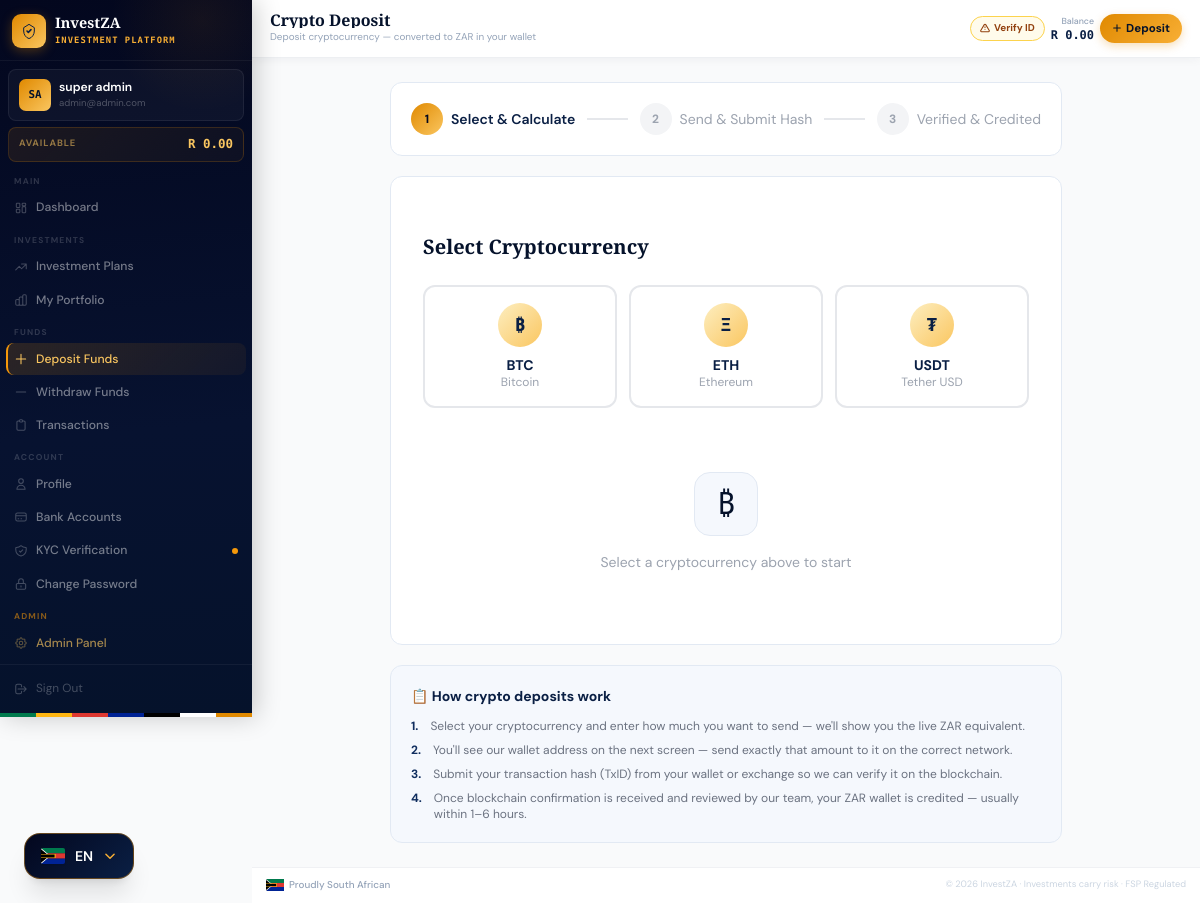
Screenshot of /deposits/crypto/ (signed in) with the database file from the repository.
### apps/accounts/models.py (models this page shows, shortened)
class User(AbstractUser):
    id = models.UUIDField(primary_key=True, default=uuid.uuid4, editable=False)
    email = models.EmailField(_('email address'), unique=True)
    phone_number = models.CharField(max_length=20, blank=True)
    date_of_birth = models.DateField(null=True, blank=True)
    id_number = models.CharField(max_length=20, blank=True, help_text="SA ID Number or Passport")
    profile_photo = models.ImageField(upload_to='profile_photos/', blank=True, null=True)
    is_verified = models.BooleanField(default=False, help_text="KYC verified user")
    is_active_investor = models.BooleanField(default=False)
    referral_code = models.CharField(max_length=8, unique=True, default=generate_referral_code)
    referred_by = models.ForeignKey(
        'self', null=True, blank=True,
        on_delete=models.SET_NULL,
        related_name='referrals'
    )
    created_at = models.DateTimeField(auto_now_add=True)
    last_seen = models.DateTimeField(null=True, blank=True)
    USERNAME_FIELD = 'email'
    REQUIRED_FIELDS = ['username', 'first_name', 'last_name']
    class Meta:
        verbose_name = 'User'
        verbose_name_plural = 'Users'
        ordering = ['-created_at']

class Wallet(models.Model):
    user = models.OneToOneField(User, on_delete=models.CASCADE, related_name='wallet')
    account_number = models.CharField(max_length=10, unique=True, default=generate_account_number)
    available_balance = models.DecimalField(max_digits=15, decimal_places=2, default=0.00)
    invested_balance = models.DecimalField(max_digits=15, decimal_places=2, default=0.00)
    total_earned = models.DecimalField(max_digits=15, decimal_places=2, default=0.00)
    pending_withdrawal = models.DecimalField(max_digits=15, decimal_places=2, default=0.00)
    created_at = models.DateTimeField(auto_now_add=True)
    updated_at = models.DateTimeField(auto_now=True)
    class Meta:
        verbose_name = 'Wallet'

### apps/deposits/models.py (models this page shows, shortened)
class CryptoCurrency(models.Model):
    name = models.CharField(max_length=50)
    symbol = models.CharField(max_length=10, unique=True)
    wallet_address = models.CharField(max_length=255)
    network = models.CharField(max_length=50, blank=True, help_text="e.g. ERC-20, TRC-20")
    logo = models.ImageField(upload_to='crypto_logos/', blank=True, null=True)
    is_active = models.BooleanField(default=True)
    minimum_deposit = models.DecimalField(max_digits=15, decimal_places=8, default=0.001)
    display_order = models.PositiveIntegerField(default=0)
    class Meta:
        verbose_name = 'Cryptocurrency'
        verbose_name_plural = 'Cryptocurrencies'
        ordering = ['display_order', 'name']

### apps/deposits/views.py (the view, shortened to what this page needs)
# urls.py: path('crypto/',                 views.crypto_deposit_create,   name='crypto_deposit_create'),
@login_required
def crypto_deposit_create(request):
    currencies = CryptoCurrency.objects.filter(is_active=True).order_by('display_order', 'name')
    errors = {}
    return render(request, 'deposits/crypto_deposit_create.html', {
        'currencies': currencies,
        'errors':     errors,
        'post':       request.POST if request.method == 'POST' else {},
    })

### apps/accounts/context_processors.py (called while the page is built)
def platform_settings(request):
    return {
        'PLATFORM_NAME': getattr(settings, 'PLATFORM_NAME', 'InvestZA'),
        'PLATFORM_CURRENCY': getattr(settings, 'PLATFORM_CURRENCY', 'ZAR'),
        'PLATFORM_CURRENCY_SYMBOL': getattr(settings, 'PLATFORM_CURRENCY_SYMBOL', 'R'),
        'SUPPORT_EMAIL': getattr(settings, 'SUPPORT_EMAIL', 'support@investza.co.za'),
        'SUPPORT_PHONE': getattr(settings, 'SUPPORT_PHONE', '+27 (0) 10 000 0000'),
    }

def admin_pending_counts(request):
    if not request.user.is_authenticated or not (request.user.is_staff or request.user.is_superuser):
        return {}
    try:
        from apps.deposits.models import BankDeposit, CryptoDeposit
        from apps.withdrawals.models import Withdrawal
        pending_deposits = (
            BankDeposit.objects.filter(status__in=['SUBMITTED', 'VERIFYING']).count() +
            CryptoDeposit.objects.filter(status__in=['SUBMITTED', 'VERIFYING']).count()
        )
        pending_withdrawals = Withdrawal.objects.filter(status='PENDING').count()
        return {
            'pending_deposits_count': pending_deposits,
            'pending_withdrawals_count': pending_withdrawals,
        }
    except Exception:
        return {}

### templates/deposits/crypto_deposit_create.html (shortened to what this page needs)
{% extends "base/dashboard_base.html" %}
{% block page_title %}Crypto Deposit{% endblock %}
{% block page_subtitle %}Deposit cryptocurrency — converted to ZAR in your wallet{% endblock %}
{% block content %}
<div class="max-w-2xl mx-auto space-y-5">
  <div class="card p-5 fade-up fade-up-1">
    <div class="flex items-center gap-3">
      <div class="flex items-center gap-2">
        <div class="w-8 h-8 rounded-full flex items-center justify-center text-xs font-bold" style="background:linear-gradient(135deg,#e08900,#fac660);color:#03071e;">1</div>
        <span class="text-navy-800 text-sm font-semibold hidden sm:block">Select & Calculate</span>
      </div>
      <div class="flex-1 h-0.5 bg-gray-200"></div>
      <div class="flex items-center gap-2">
        <div class="w-8 h-8 rounded-full bg-gray-100 flex items-center justify-center text-xs font-bold text-gray-400">2</div>
        <span class="text-gray-400 text-sm hidden sm:block">Send & Submit Hash</span>
      </div>
      <div class="flex-1 h-0.5 bg-gray-200"></div>
      <div class="flex items-center gap-2">
        <div class="w-8 h-8 rounded-full bg-gray-100 flex items-center justify-center text-xs font-bold text-gray-400">3</div>
        <span class="text-gray-400 text-sm hidden sm:block">Verified & Credited</span>
      </div>
    </div>
  </div>
  <form method="post" id="crypto-form" class="card p-8 fade-up fade-up-2 space-y-6">
    <h3 class="font-display font-bold text-navy-900 text-xl">Select Cryptocurrency</h3>
    <div class="grid grid-cols-2 sm:grid-cols-3 gap-3" id="currency-grid">
      {% for c in currencies %}
      <div class="currency-card flex flex-col items-center gap-2 p-4 rounded-xl border-2 border-gray-200 cursor-pointer transition-all hover:border-navy-400 text-center"
           data-symbol="{{ c.symbol }}" data-name="{{ c.name }}" data-network="{{ c.network }}" data-min="{{ c.minimum_deposit }}">
        <div class="w-11 h-11 rounded-full flex items-center justify-center font-bold text-lg" style="background:linear-gradient(135deg,#fdeec0,#fac660);color:#0a1f44;">
          {% if c.symbol == 'BTC' %}₿{% elif c.symbol == 'ETH' %}Ξ{% elif c.symbol == 'USDT' %}₮{% elif c.symbol == 'BNB' %}B{% elif c.symbol == 'SOL' %}◎{% else %}{{ c.symbol|slice:":1" }}{% endif %}
        </div>
        <div>
          <p class="text-navy-800 font-bold text-sm">{{ c.symbol }}</p>
          <p class="text-gray-400 text-xs leading-tight">{{ c.name }}</p>
        </div>
      </div>
      {% empty %}
      <div class="col-span-3 p-6 text-center text-gray-400 text-sm">No cryptocurrencies configured. Contact admin.</div>
      {% endfor %}
    </div>
    <div id="empty-state" class="text-center py-10">
      <div class="w-16 h-16 rounded-2xl flex items-center justify-center mx-auto mb-4" style="background:#f5f8fd;border:1px solid #e2e9f3;">
        <span class="text-3xl">₿</span>
      </div>
      <p class="text-gray-400 text-sm">Select a cryptocurrency above to start</p>
    </div>
  </form>
  <div class="p-5 rounded-xl fade-up fade-up-3" style="background:#f5f8fd;border:1px solid #e2e9f3;">
    <p class="text-navy-800 font-bold text-sm mb-3">📋 How crypto deposits work</p>
    <div class="space-y-2">
      <div class="flex gap-3 text-xs text-gray-500">
        <span class="font-bold text-navy-700 flex-shrink-0">1.</span>
        <span>Select your cryptocurrency and enter how much you want to send — we'll show you the live ZAR equivalent.</span>
      </div>
      <div class="flex gap-3 text-xs text-gray-500">
        <span class="font-bold text-navy-700 flex-shrink-0">2.</span>
        <span>You'll see our wallet address on the next screen — send exactly that amount to it on the correct network.</span>
      </div>
      <div class="flex gap-3 text-xs text-gray-500">
        <span class="font-bold text-navy-700 flex-shrink-0">3.</span>
        <span>Submit your transaction hash (TxID) from your wallet or exchange so we can verify it on the blockchain.</span>
      </div>
      <div class="flex gap-3 text-xs text-gray-500">
        <span class="font-bold text-navy-700 flex-shrink-0">4.</span>
        <span>Once blockchain confirmation is received and reviewed by our team, your ZAR wallet is credited — usually within 1–6 hours.</span>
      </div>
    </div>
  </div>
</div>
{% endblock %}

### templates/base/dashboard_base.html (shortened to what this page needs)
{% extends "base/base.html" %}
{% block body %}
<div class="iz-shell">
  <aside id="sidebar" class="iz-sidebar">
    <div class="iz-sidebar-brand">
      <div class="iz-logo-mark">
        <svg width="16" height="16" viewBox="0 0 24 24" fill="none">
          <path d="M9 12l2 2 4-4" stroke="#0a1f44" stroke-width="2.4" stroke-linecap="round" stroke-linejoin="round"/>
          <path d="M12 2L4 7v5c0 5.25 3.4 10.15 8 11.35C16.6 22.15 20 17.25 20 12V7L12 2z" stroke="#0a1f44" stroke-width="1.5" fill="none"/>
        </svg>
      </div>
      <div class="iz-brand-text">
        <span class="iz-brand-name">{{ PLATFORM_NAME }}</span>
        <span class="iz-brand-tag">Investment Platform</span>
      </div>
    </div>
    <div class="iz-user-card">
      <div class="iz-avatar">{{ request.user.first_name|first|upper }}{{ request.user.last_name|first|upper }}</div>
      <div class="iz-user-info">
        <p class="iz-user-name">{{ request.user.get_full_name }}</p>
        <p class="iz-user-email">{{ request.user.email }}</p>
      </div>
    </div>
    <div class="iz-balance-strip">
      <span class="iz-balance-label">Available</span>
      <span class="iz-balance-value">R {% if request.user.wallet %}{{ request.user.wallet.available_balance|floatformat:2 }}{% else %}0.00{% endif %}</span>
    </div>
    <nav class="iz-nav">
      <span class="iz-nav-group-label">Main</span>
      <a href="{% url 'dashboard' %}" class="iz-nav-link">
        Dashboard
      </a>
      <span class="iz-nav-group-label">Investments</span>
      <a href="{% url 'investment_list' %}" class="iz-nav-link">
        <svg class="iz-nav-icon" fill="none" stroke="currentColor" viewBox="0 0 24 24"><path stroke-linecap="round" stroke-linejoin="round" stroke-width="1.8" d="M13 7h8m0 0v8m0-8l-8 8-4-4-6 6"/></svg>
        Investment Plans
      </a>
      <a href="{% url 'my_investments' %}" class="iz-nav-link">
        My Portfolio
      </a>
      <span class="iz-nav-group-label">Funds</span>
      <a href="{% url 'deposit_home' %}" class="iz-nav-link">
        <svg class="iz-nav-icon" fill="none" stroke="currentColor" viewBox="0 0 24 24"><path stroke-linecap="round" stroke-linejoin="round" stroke-width="1.8" d="M12 4v16m8-8H4"/></svg>
        Deposit Funds
      </a>
      <a href="{% url 'withdrawal_home' %}" class="iz-nav-link">
        <svg class="iz-nav-icon" fill="none" stroke="currentColor" viewBox="0 0 24 24"><path stroke-linecap="round" stroke-linejoin="round" stroke-width="1.8" d="M20 12H4"/></svg>
        Withdraw Funds
      </a>
      <a href="{% url 'transaction_history' %}" class="iz-nav-link">
        <svg class="iz-nav-icon" fill="none" stroke="currentColor" viewBox="0 0 24 24"><path stroke-linecap="round" stroke-linejoin="round" stroke-width="1.8" d="M9 5H7a2 2 0 00-2 2v12a2 2 0 002 2h10a2 2 0 002-2V7a2 2 0 00-2-2h-2M9 5a2 2 0 002 2h2a2 2 0 002-2M9 5a2 2 0 012-2h2a2 2 0 012 2"/></svg>
        Transactions
      </a>
      <span class="iz-nav-group-label">Account</span>
      <a href="{% url 'profile' %}" class="iz-nav-link">
        <svg class="iz-nav-icon" fill="none" stroke="currentColor" viewBox="0 0 24 24"><path stroke-linecap="round" stroke-linejoin="round" stroke-width="1.8" d="M16 7a4 4 0 11-8 0 4 4 0 018 0zM12 14a7 7 0 00-7 7h14a7 7 0 00-7-7z"/></svg>
        Profile
      </a>
      <a href="{% url 'bank_accounts' %}" class="iz-nav-link">
        <svg class="iz-nav-icon" fill="none" stroke="currentColor" viewBox="0 0 24 24"><path stroke-linecap="round" stroke-linejoin="round" stroke-width="1.8" d="M3 10h18M7 15h1m4 0h1m-7 4h12a3 3 0 003-3V8a3 3 0 00-3-3H6a3 3 0 00-3 3v8a3 3 0 003 3z"/></svg>
        Bank Accounts
      </a>
      <a href="{% url 'kyc_verification' %}" class="iz-nav-link">
        KYC Verification
        {% if not request.user.is_verified %}<span class="iz-dot"></span>{% endif %}
      </a>
      <a href="{% url 'password_change' %}" class="iz-nav-link">
        <svg class="iz-nav-icon" fill="none" stroke="currentColor" viewBox="0 0 24 24"><path stroke-linecap="round" stroke-linejoin="round" stroke-width="1.8" d="M12 15v2m-6 4h12a2 2 0 002-2v-6a2 2 0 00-2-2H6a2 2 0 00-2 2v6a2 2 0 002 2zm10-10V7a4 4 0 00-8 0v4h8z"/></svg>
        Change Password
      </a>
      {% if request.user.is_staff %}
      <span class="iz-nav-group-label" style="color:rgba(245,152,10,0.55);">Admin</span>
      <a href="{% url 'admin_dashboard' %}" class="iz-nav-link" style="color:rgba(250,198,96,0.65);">
        Admin Panel
      </a>
      {% endif %}
    </nav>
    <div class="iz-sidebar-footer">
      <a href="{% url 'logout' %}" class="iz-signout">
        <svg width="14" height="14" fill="none" stroke="currentColor" viewBox="0 0 24 24"><path stroke-linecap="round" stroke-linejoin="round" stroke-width="1.8" d="M17 16l4-4m0 0l-4-4m4 4H7m6 4v1a3 3 0 01-3 3H6a3 3 0 01-3-3V7a3 3 0 013-3h4a3 3 0 013 3v1"/></svg>
        Sign Out
      </a>
    </div>
    <div class="iz-flag-strip" aria-hidden="true"></div>
  </aside>
  <div class="iz-main">
    <header class="iz-header">
      <div class="iz-header-left">
        <div class="iz-page-heading">
          <h1 class="iz-page-title">{% block page_title %}Dashboard{% endblock %}</h1>
          <p class="iz-page-sub">{% block page_subtitle %}{% endblock %}</p>
        </div>
      </div>
      <div class="iz-header-right">
        {% if not request.user.is_verified %}
        <a href="{% url 'kyc_verification' %}" class="iz-kyc-alert">
          <svg width="10" height="10" fill="none" stroke="currentColor" viewBox="0 0 24 24"><path stroke-linecap="round" stroke-linejoin="round" stroke-width="2.5" d="M12 9v2m0 4h.01M10.29 3.86L1.82 18a2 2 0 001.71 3h16.94a2 2 0 001.71-3L13.71 3.86a2 2 0 00-3.42 0z"/></svg>
          Verify ID
        </a>
        {% endif %}
        <div class="iz-header-balance">
          <span class="iz-header-balance-label">Balance</span>
          <span class="iz-header-balance-val">R {% if request.user.wallet %}{{ request.user.wallet.available_balance|floatformat:2 }}{% else %}0.00{% endif %}</span>
        </div>
        <a href="{% url 'deposit_home' %}" class="iz-deposit-btn">
          <svg width="10" height="10" fill="none" stroke="currentColor" viewBox="0 0 24 24"><path stroke-linecap="round" stroke-linejoin="round" stroke-width="2.5" d="M12 4v16m8-8H4"/></svg>
          <span>Deposit</span>
        </a>
      </div>
    </header>
    <main class="iz-content">
      {% block content %}{% endblock %}
    </main>
    <footer class="iz-footer">
      <div class="iz-footer-inner">
        <div class="iz-footer-sa">
          <span>Proudly South African</span>
        </div>
        <p class="iz-footer-legal">© {% now "Y" %} {{ PLATFORM_NAME }} · Investments carry risk · FSP Regulated</p>
      </div>
    </footer>
  </div>
</div>
{% endblock %}

### templates/base/base.html (style rules this page uses)
*, *::before, *::after { box-sizing: border-box; }
body { font-family: 'DM Sans', system-ui, sans-serif; }
h1,h2,h3,.font-display { font-family: 'Playfair Display', Georgia, serif; }
.fade-up { animation: fadeUp 0.55s ease forwards; }
.fade-up-1 { animation-delay: 0.05s; opacity: 0; }
.fade-up-2 { animation-delay: 0.12s; opacity: 0; }
.fade-up-3 { animation-delay: 0.20s; opacity: 0; }
.card { background: #fff; border: 1px solid #e2e9f3; border-radius: 12px; transition: box-shadow 0.25s, transform 0.25s; }

### rows the page displays
User: user.first_name|first "S", user.last_name|first "A", user.get_full_name "super admin", user.email "admin@admin.com", user.wallet.available_balance "0.00"
CryptoCurrency: symbol "BTC", name "Bitcoin"
CryptoCurrency: shows "Ξ", symbol "ETH", name "Ethereum"
CryptoCurrency: symbol "USDT", name "Tether USD"

### other values shown
{{ PLATFORM_NAME }} "InvestZA"
